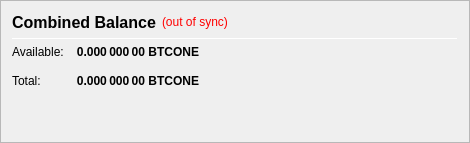
                   <widget class="QFrame" name="frame_CombinedBalances">
                    <property name="minimumSize">
                     <size>
                      <width>470</width>
                      <height>0</height>
                     </size>
                    </property>
                    <property name="frameShape">
                     <enum>QFrame::StyledPanel</enum>
                    </property>
                    <property name="frameShadow">
                     <enum>QFrame::Raised</enum>
                    </property>
                    <layout class="QVBoxLayout" name="verticalLayout_5">
                     <item>
                      <layout class="QHBoxLayout" name="horizontalLayout_5" stretch="0,0,0">
                       <item>
                        <widget class="QLabel" name="label_5z">
                         <property name="minimumSize">
                          <size>
                           <width>0</width>
                           <height>20</height>
                          </size>
                         </property>
                         <property name="font">
                          <font>
                           <pointsize>12</pointsize>
                           <weight>75</weight>
                           <bold>true</bold>
                          </font>
                         </property>
                         <property name="toolTip">
                          <string>Combined Balance (including unconfirmed and immature coins)</string>
                         </property>
                         <property name="text">
                          <string>Combined Balance</string>
                         </property>
                        </widget>
                       </item>
                       <item>
                        <widget class="QLabel" name="labelWalletStatus">
                         <property name="cursor">
                          <cursorShape>WhatsThisCursor</cursorShape>
                         </property>
                         <property name="toolTip">
                          <string>The displayed information may be out of date. Your wallet automatically synchronizes with the BTCONE network after a connection is established, but this process has not completed yet.</string>
                         </property>
                         <property name="styleSheet">
                          <string notr="true">QLabel { color: red; }</string>
                         </property>
                         <property name="text">
                          <string notr="true">(out of sync)</string>
                         </property>
                         <property name="alignment">
                          <set>Qt::AlignLeading|Qt::AlignLeft|Qt::AlignVCenter</set>
                         </property>
                        </widget>
                       </item>
                       <item>
                        <spacer name="horizontalSpacer_1">
                         <property name="orientation">
                          <enum>Qt::Horizontal</enum>
                         </property>
                         <property name="sizeHint" stdset="0">
                          <size>
                           <width>40</width>
                           <height>20</height>
                          </size>
                         </property>
                        </spacer>
                       </item>
                      </layout>
                     </item>
                     <item>
                      <widget class="Line" name="line_CombinedBalance">
                       <property name="minimumSize">
                        <size>
                         <width>0</width>
                         <height>1</height>
                        </size>
                       </property>
                       <property name="maximumSize">
                        <size>
                         <width>16777215</width>
                         <height>1</height>
                        </size>
                       </property>
                       <property name="orientation">
                        <enum>Qt::Horizontal</enum>
                       </property>
                      </widget>
                     </item>
                     <item>
                      <layout class="QGridLayout" name="gridLayout_3">
                       <property name="spacing">
                        <number>12</number>
                       </property>
                       <item row="1" column="0">
                        <widget class="QLabel" name="labelBalanceTextz">
                         <property name="text">
                          <string>Available:</string>
                         </property>
                        </widget>
                       </item>
                       <item row="1" column="1">
                        <widget class="QLabel" name="labelBalancez">
                         <property name="font">
                          <font>
                           <weight>75</weight>
                           <bold>true</bold>
                          </font>
                         </property>
                         <property name="cursor">
                          <cursorShape>IBeamCursor</cursorShape>
                         </property>
                         <property name="toolTip">
                          <string>Your current spendable balance</string>
                         </property>
                         <property name="text">
                          <string notr="true">0.000 000 00 BTCONE</string>
                         </property>
                         <property name="alignment">
                          <set>Qt::AlignRight|Qt::AlignTrailing|Qt::AlignVCenter</set>
                         </property>
                         <property name="textInteractionFlags">
                          <set>Qt::LinksAccessibleByMouse|Qt::TextSelectableByKeyboard|Qt::TextSelectableByMouse</set>
                         </property>
                        </widget>
                       </item>
                       <item row="2" column="0">
                        <widget class="QLabel" name="labelTotalTextz">
                         <property name="text">
                          <string>Total:</string>
                         </property>
                        </widget>
                       </item>
                       <item row="2" column="1">
                        <widget class="QLabel" name="labelTotalz">
                         <property name="font">
                          <font>
                           <weight>75</weight>
                           <bold>true</bold>
                          </font>
                         </property>
                         <property name="cursor">
                          <cursorShape>IBeamCursor</cursorShape>
                         </property>
                         <property name="toolTip">
                          <string>Total Balance, including all unavailable coins.</string>
                         </property>
                         <property name="text">
                          <string notr="true">0.000 000 00 BTCONE</string>
                         </property>
                         <property name="alignment">
                          <set>Qt::AlignRight|Qt::AlignTrailing|Qt::AlignVCenter</set>
                         </property>
                         <property name="textInteractionFlags">
                          <set>Qt::LinksAccessibleByMouse|Qt::TextSelectableByKeyboard|Qt::TextSelectableByMouse</set>
                         </property>
                        </widget>
                       </item>
                       <item row="2" column="3">
                        <spacer name="horizontalSpacer_2">
                         <property name="orientation">
                          <enum>Qt::Horizontal</enum>
                         </property>
                         <property name="sizeHint" stdset="0">
                          <size>
                           <width>40</width>
                           <height>20</height>
                          </size>
                         </property>
                        </spacer>
                       </item>
                      </layout>
                     </item>
                     <item>
                      <spacer name="verticalSpacer_1">
                       <property name="orientation">
                        <enum>Qt::Vertical</enum>
                       </property>
                       <property name="sizeHint" stdset="0">
                        <size>
                         <width>20</width>
                         <height>40</height>
                        </size>
                       </property>
                      </spacer>
                     </item>
                    </layout>
                   </widget>
